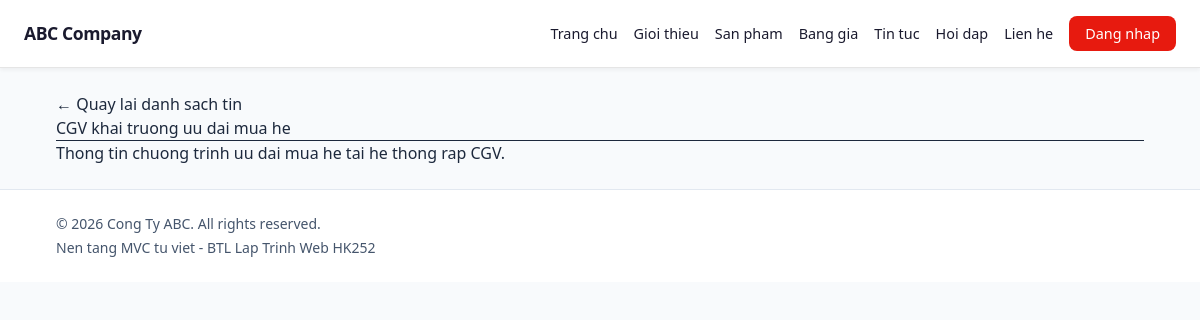
The app's page /news/detail/1 with its own data.
### tables this page shows
CREATE TABLE `news` (
    `id` INT AUTO_INCREMENT PRIMARY KEY,
    `title` VARCHAR(255) NOT NULL,
    `slug` VARCHAR(300) NOT NULL,
    `content` TEXT NOT NULL,
    `image` VARCHAR(255) DEFAULT NULL,
    `category` ENUM('tin-tuc','khuyen-mai','su-kien') NOT NULL,
    `author_id` INT NOT NULL,
    `status` ENUM('draft','published') NOT NULL DEFAULT 'draft',
    `published_at` DATETIME NULL,
    `created_at` TIMESTAMP NOT NULL DEFAULT CURRENT_TIMESTAMP,
    `updated_at` TIMESTAMP NOT NULL DEFAULT CURRENT_TIMESTAMP ON UPDATE CURRENT_TIMESTAMP,
    UNIQUE KEY `uk_slug` (`slug`),
    INDEX `idx_category` (`category`),
    INDEX `idx_author` (`author_id`),
    INDEX `idx_status` (`status`),
    CONSTRAINT `fk_n_author` FOREIGN KEY (`author_id`) REFERENCES `users` (`id`) ON DELETE CASCADE
);

### app/Controllers/NewsController.php (called while the page is built, shortened)
<?php
class NewsController extends Controller {
    private ?News $newsModel = null;
    public function __construct() {
        require_once APPROOT . '/Models/Model.php';
        try {
            $this->newsModel = new News();
        } catch (Throwable $e) {
            $this->newsModel = null;
        }
    }
    public function detail(int $id = 0): void {
        $article = $this->newsModel ? $this->newsModel->findById($id) : $this->findSeedById($id);
        $this->view('layouts/main', [
            'title' => 'Chi tiet tin tuc',
            'content' => 'news/detail',
            'article' => $article,
        ]);
    }
}

### core/Router.php (called while the page is built, shortened)
<?php
class Router {
    private string $method     = 'index';
    public function dispatch(): void {
        $url = $this->parseUrl();
        if (!empty($url[0])) {
            $controllerName = ucfirst(strtolower($url[0])) . 'Controller';
            $file = APPROOT . '/Controllers/' . $controllerName . '.php';
            if (file_exists($file)) {
                unset($url[0]);
            }
        }
        $controller = new $this->controller();
        if (!empty($url[1])) {
            if (method_exists($controller, $url[1])) {
                $this->method = $url[1];
                unset($url[1]);
            }
        }
        $this->params = array_values($url ?? []);
        call_user_func_array([$controller, $this->method], $this->params);
    }
    private function parseUrl(): array {
        if (isset($_GET['url'])) {
            $raw = filter_var(rtrim($_GET['url'], '/'), FILTER_SANITIZE_URL);
            $parts = explode('/', $raw);
            return array_values(array_filter($parts, static fn($part) => $part !== ''));
        }
        $uri = $_SERVER['REQUEST_URI'] ?? '/';
        $path = parse_url($uri, PHP_URL_PATH) ?: '/';
        $path = trim($path, '/');
        $raw = filter_var($path, FILTER_SANITIZE_URL);
        $parts = explode('/', $raw);
        return array_values(array_filter($parts, static fn($part) => $part !== ''));
        return [];
    }
}

### index.php (called while the page is built, shortened)
<?php
require_once ROOT . '/core/Router.php';
$router = new Router();
$router->dispatch();

### core/Database.php (called while the page is built, shortened)
<?php
class Database {
    private static ?Database $instance = null;
    private PDO $pdo;
    private function __construct() {
        $dsn = "mysql:host=" . DB_HOST . ";dbname=" . DB_NAME . ";charset=utf8mb4";
        $this->pdo = new PDO($dsn, DB_USER, DB_PASS, [
            PDO::ATTR_ERRMODE            => PDO::ERRMODE_EXCEPTION,
            PDO::ATTR_DEFAULT_FETCH_MODE => PDO::FETCH_ASSOC,
            PDO::ATTR_EMULATE_PREPARES   => false,
        ]);
    }
    public static function getInstance(): Database {
        if (self::$instance === null) {
            self::$instance = new Database();
        }
        return self::$instance;
    }
    public function getPdo(): PDO {
        return $this->pdo;
    }
}

### app/Models/Model.php (called while the page is built, shortened)
<?php
require_once ROOT . '/core/Database.php';
abstract class Model {
    protected PDO $db;
    protected string $table = '';
    public function __construct() {
        $this->db = Database::getInstance()->getPdo();
    }
    public function findById(int $id): array|false {
        $stmt = $this->db->prepare("SELECT * FROM {$this->table} WHERE id = ?");
        $stmt->execute([$id]);
        return $stmt->fetch();
    }
}

### app/Views/news/detail.php (the view, shortened to what this page needs)
<section class="panel">
    <a href="<?= BASE_URL ?>news">&larr; Quay lai danh sach tin</a>
    <h1><?= htmlspecialchars($article['title'] ?? 'Bai viet') ?></h1>
    <hr>
    <p><?= htmlspecialchars($article['content'] ?? 'Dang cap nhat noi dung.') ?></p>
</section>

### public/css/style.css (style rules this page uses)
:root { --cgv-red: #E71A0F; --cgv-dark: #1A1A2E; --cgv-white: #FFFFFF; --spacing-xs: 4px; --spacing-sm: 8px; --spacing-md: 16px; --spacing-lg: 24px; --radius-md: 8px; }

### records on screen
news: title "CGV khai truong uu dai mua he", content "Thong tin chuong trinh uu dai mua he tai he thong rap CGV."
